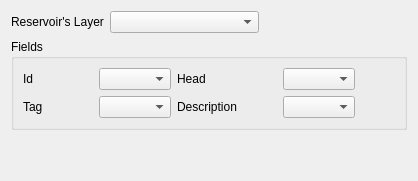
           <widget class="QWidget" name="tabReservoirs">
            <attribute name="title">
             <string>Reservoirs</string>
            </attribute>
            <layout class="QGridLayout" name="gridLayout_20">
             <item row="0" column="0">
              <layout class="QGridLayout" name="gridLayout_18">
               <item row="0" column="0">
                <layout class="QHBoxLayout" name="horizontalLayout_33">
                 <item>
                  <widget class="QLabel" name="label_58">
                   <property name="text">
                    <string>Reservoir's Layer</string>
                   </property>
                  </widget>
                 </item>
                 <item>
                  <widget class="QComboBox" name="cbReservoirLayer">
                   <property name="sizePolicy">
                    <sizepolicy hsizetype="Expanding" vsizetype="Fixed">
                     <horstretch>0</horstretch>
                     <verstretch>0</verstretch>
                    </sizepolicy>
                   </property>
                  </widget>
                 </item>
                 <item>
                  <spacer name="horizontalSpacer_29">
                   <property name="orientation">
                    <enum>Qt::Horizontal</enum>
                   </property>
                   <property name="sizeHint" stdset="0">
                    <size>
                     <width>40</width>
                     <height>20</height>
                    </size>
                   </property>
                  </spacer>
                 </item>
                </layout>
               </item>
               <item row="1" column="0">
                <widget class="QGroupBox" name="gbReservoirs">
                 <property name="sizePolicy">
                  <sizepolicy hsizetype="Expanding" vsizetype="Fixed">
                   <horstretch>0</horstretch>
                   <verstretch>0</verstretch>
                  </sizepolicy>
                 </property>
                 <property name="title">
                  <string>Fields</string>
                 </property>
                 <layout class="QGridLayout" name="gridLayout_19">
                  <item row="0" column="0">
                   <layout class="QGridLayout" name="gridLayout_29">
                    <item row="0" column="3">
                     <widget class="QComboBox" name="cbReservoir_TotHead">
                      <property name="sizePolicy">
                       <sizepolicy hsizetype="Expanding" vsizetype="Fixed">
                        <horstretch>0</horstretch>
                        <verstretch>0</verstretch>
                       </sizepolicy>
                      </property>
                     </widget>
                    </item>
                    <item row="0" column="1">
                     <widget class="QComboBox" name="cbReservoir_Id">
                      <property name="sizePolicy">
                       <sizepolicy hsizetype="Expanding" vsizetype="Fixed">
                        <horstretch>0</horstretch>
                        <verstretch>0</verstretch>
                       </sizepolicy>
                      </property>
                     </widget>
                    </item>
                    <item row="0" column="0">
                     <widget class="QLabel" name="label_59">
                      <property name="minimumSize">
                       <size>
                        <width>70</width>
                        <height>0</height>
                       </size>
                      </property>
                      <property name="text">
                       <string>Id</string>
                      </property>
                     </widget>
                    </item>
                    <item row="1" column="1">
                     <widget class="QComboBox" name="cbReservoir_Tag">
                      <property name="sizePolicy">
                       <sizepolicy hsizetype="Expanding" vsizetype="Fixed">
                        <horstretch>0</horstretch>
                        <verstretch>0</verstretch>
                       </sizepolicy>
                      </property>
                     </widget>
                    </item>
                    <item row="0" column="2">
                     <widget class="QLabel" name="label_60">
                      <property name="minimumSize">
                       <size>
                        <width>100</width>
                        <height>0</height>
                       </size>
                      </property>
                      <property name="text">
                       <string>Head</string>
                      </property>
                     </widget>
                    </item>
                    <item row="1" column="2">
                     <widget class="QLabel" name="label_72">
                      <property name="minimumSize">
                       <size>
                        <width>100</width>
                        <height>0</height>
                       </size>
                      </property>
                      <property name="text">
                       <string>Description</string>
                      </property>
                     </widget>
                    </item>
                    <item row="1" column="4">
                     <spacer name="horizontalSpacer_36">
                      <property name="orientation">
                       <enum>Qt::Horizontal</enum>
                      </property>
                      <property name="sizeHint" stdset="0">
                       <size>
                        <width>40</width>
                        <height>20</height>
                       </size>
                      </property>
                     </spacer>
                    </item>
                    <item row="1" column="3">
                     <widget class="QComboBox" name="cbReservoir_Descr">
                      <property name="sizePolicy">
                       <sizepolicy hsizetype="Expanding" vsizetype="Fixed">
                        <horstretch>0</horstretch>
                        <verstretch>0</verstretch>
                       </sizepolicy>
                      </property>
                     </widget>
                    </item>
                    <item row="0" column="4">
                     <spacer name="horizontalSpacer_30">
                      <property name="orientation">
                       <enum>Qt::Horizontal</enum>
                      </property>
                      <property name="sizeHint" stdset="0">
                       <size>
                        <width>40</width>
                        <height>20</height>
                       </size>
                      </property>
                     </spacer>
                    </item>
                    <item row="1" column="0">
                     <widget class="QLabel" name="label_71">
                      <property name="minimumSize">
                       <size>
                        <width>70</width>
                        <height>0</height>
                       </size>
                      </property>
                      <property name="text">
                       <string>Tag</string>
                      </property>
                     </widget>
                    </item>
                   </layout>
                  </item>
                 </layout>
                </widget>
               </item>
               <item row="2" column="0">
                <spacer name="verticalSpacer_6">
                 <property name="orientation">
                  <enum>Qt::Vertical</enum>
                 </property>
                 <property name="sizeHint" stdset="0">
                  <size>
                   <width>20</width>
                   <height>40</height>
                  </size>
                 </property>
                </spacer>
               </item>
              </layout>
             </item>
            </layout>
           </widget>
